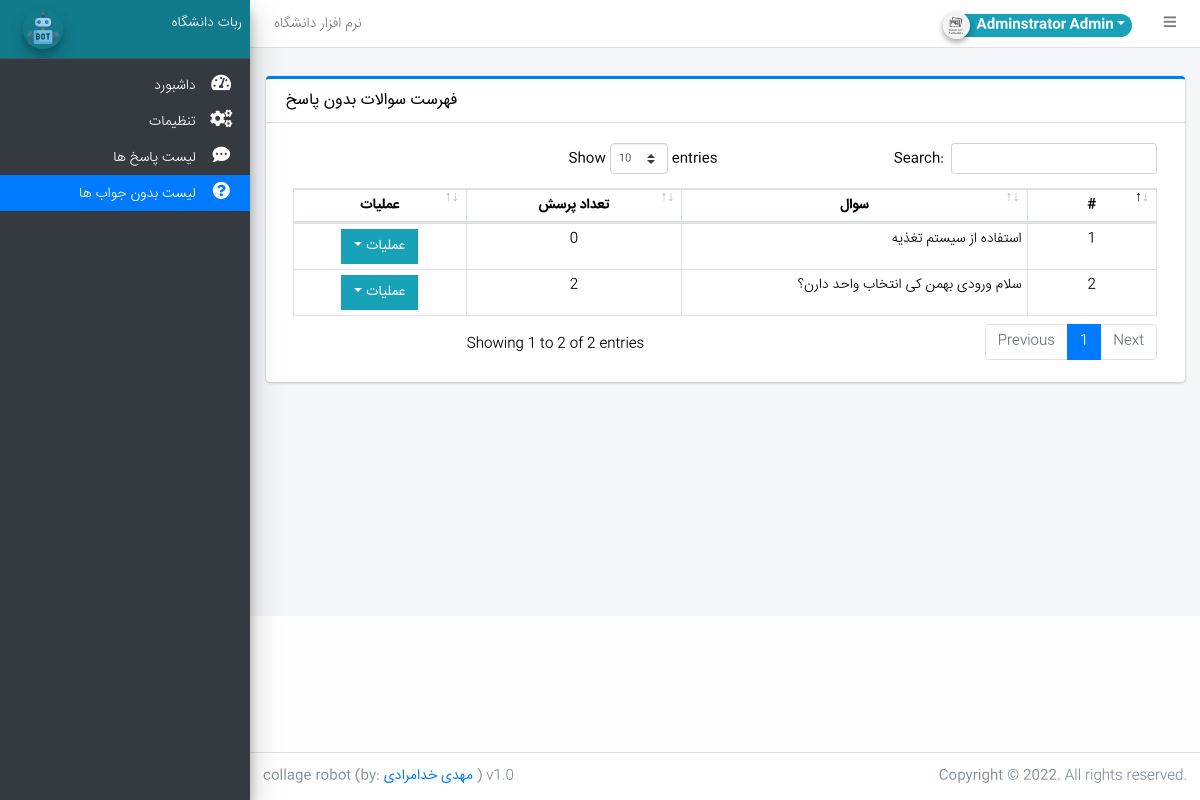
Screenshot of /admin/?page=unanswered (signed in) with the database file from the repository.
### tables this page shows
CREATE TABLE `unanswered` (
  `id` int(30) NOT NULL,
  `question` text DEFAULT NULL,
  `no_asks` int(30) NOT NULL DEFAULT 0
);

### admin/unanswered/index.php (the view, shortened to what this page needs)
<div class="card card-outline card-primary">
	<div class="card-header">
		<h3 class="card-title">فهرست سوالات بدون پاسخ</h3>
	</div>
	<div class="card-body">
		<div class="container-fluid">
			<table class="table table-bordered table-stripped text-right right" style="direction:rtl">
				<colgroup>
					<col width="15%">
					<col width="40%">
					<col width="25%">
					<col width="20%">
				</colgroup>
				<thead>
					<tr class=" text-center">
						<th>#</th>
						<th>سوال</th>
						<th>تعداد پرسش</th>
						<th>عملیات</th>
					</tr>
				</thead>
				<tbody>
					<?php
					$i = 1;
						$qry = $conn->query("SELECT * FROM `unanswered`  order by question asc ");
						while($row = $qry->fetch_assoc()):
					?>
						<tr>
							<td class="text-center"><?php echo $i++; ?></td>
							<td><?php echo $row['question'] ?></td>
							<td class="text-center"><?php echo number_format($row['no_asks']) ?></td>
							<td class=" text-center">
								 <button type="button" class="btn btn-flat btn-info dropdown-toggle dropdown-icon" data-toggle="dropdown">
				                  		عملیات
				                  </button>
							</td>
						</tr>
					<?php endwhile; ?>
				</tbody>
			</table>
		</div>
	</div>
</div>

### rows the page displays
unanswered: question "استفاده از سیستم تغذیه", no_asks "0"
unanswered: question "سلام ورودی بهمن کی انتخاب واحد دارن؟", no_asks "2"

### other values shown
$_settings->info('name') "نرم افزار دانشگاه"
$_settings->userdata('firstname').' '.$_settings->userdata('lastname') "Adminstrator Admin"
$_settings->info('short_name') "ربات دانشگاه"
